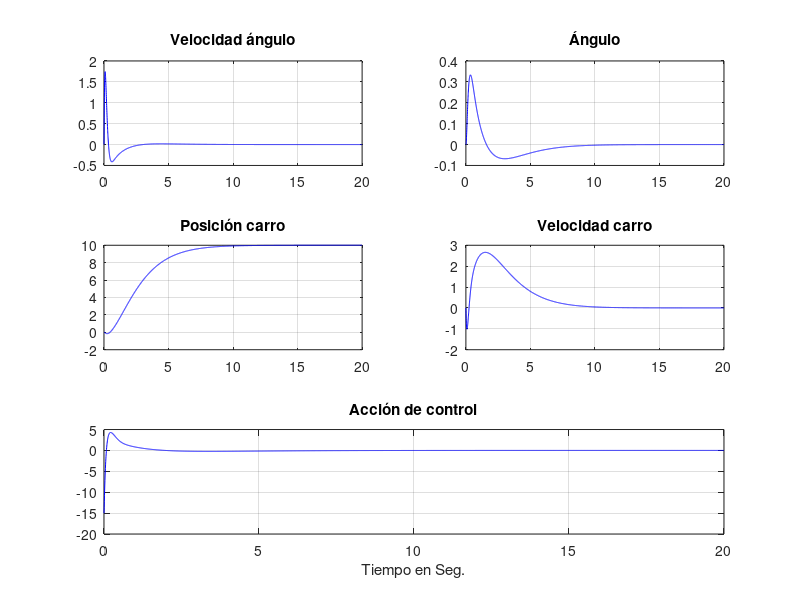
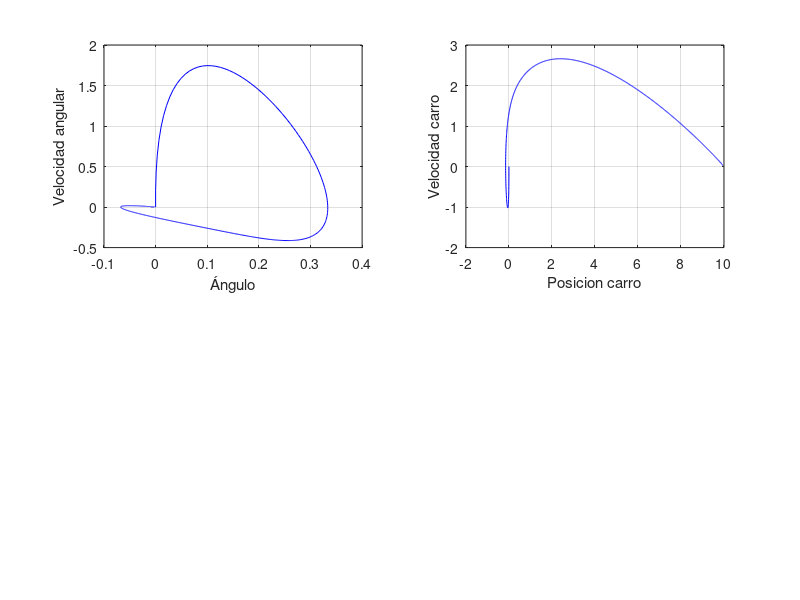

Write MATLAB code to recreate these figures, in order.
clc;clear all;
m=.1;Fricc=0.1; long=0.6; g=9.8; M=.5;
%Condiciones iniciales
 alfa(1)=.1; color='r';
 alfa(1)=.5; color='g';
 alfa(1)=.8; color='b';
ref=10;
omega(1)=0; p_p(1)=0; u(1)=0; p(1)=0; i=1;indice=0;

%Versión linealizada en el equilibrio inestable. Sontag Pp 104.
%
estado=[p(i); p_p(i); alfa(i); omega(i)]
Mat_A=[0 1 0 0;0 -Fricc/M -m*g/M 0; 0 0 0 1; 0 Fricc/(long*M) g*(m+M)/(long*M) 0]
Mat_B=[0; 1/M; 0; -1/(long*M)]
Mat_C=[1 0 0 0]; %La salida monovariable es posición
Mat_M=[Mat_B Mat_A*Mat_B Mat_A^2*Mat_B Mat_A^3*Mat_B];%Matriz Controlabilidad

%Cálculo del controlador por asignación de polos
auto_val=eig(Mat_A);
c_ai=poly(auto_val);
Mat_W=[c_ai(4) c_ai(3) c_ai(2) 1;
c_ai(3) c_ai(2) 1 0;
c_ai(2) 1 0 0;
1 0 0 0];
Mat_T=Mat_M*Mat_W;
A_controlable=inv(Mat_T)*Mat_A*Mat_T; %Verificación de que T esté bien

%Ubicación de los polos de lazo cerrado en mu_i:
mui(1)=-.7;mui(2)=-.7; mui(3)=-10 + 0.4i;mui(4)=conj(mui(3));
alfa_ia=poly(mui);
K=fliplr((alfa_ia(2:5)-c_ai(2:5)))*inv(Mat_T);
Gj=-inv(Mat_C*inv(Mat_A-Mat_B*K)*Mat_B);
eig(Mat_A-Mat_B*K) %Verifico que todos los polos estén en el semiplano izquierdo
%lamdai=-20, por lo tanto el tiempo asociado es T1=50e-3, h puede estar
% entre T1/3 y T1/30, o sea entre 17e-3 y 1.7e-3
h=5e-3;
tiempo=(20/h);p_pp=0;tita_pp=0; t=0:h:tiempo*h;
omega=0:h:tiempo*h; alfa=0:h:tiempo*h; p=0:h:tiempo*h;
p_p=0:h:tiempo*h; u=linspace(0,0,tiempo+1);

while(i<(tiempo+1))
estado=[p(i); p_p(i); alfa(i); omega(i)];
u(i)=-K*estado+Gj*ref;
p_pp=(1/(M+m))*(u(i)-m*long*tita_pp*cos(alfa(i))+m*long*omega(i)^2*sin(alfa(i))-Fricc*p_p(i));
tita_pp=(1/long)*(g*sin(alfa(i))-p_pp*cos(alfa(i)));
p_p(i+1)=p_p(i)+h*p_pp;
p(i+1)=p(i)+h*p_p(i);
omega(i+1)=omega(i)+h*tita_pp;
alfa(i+1)=alfa(i)+h*omega(i);
y_sal(i)=Mat_C*estado;
i=i+1;
end

figure(1);hold on;
subplot(3,2,1);plot(t,omega,color);grid on; title('Velocidad ángulo');hold on;
subplot(3,2,2);plot(t,alfa,color);grid on;title('Ángulo');hold on;
subplot(3,2,3); plot(t,p,color);grid on;title('Posición carro');hold on;
subplot(3,2,4);plot(t,p_p,color);grid on;title('Velocidad carro');hold on;
subplot(3,1,3);plot(t,u,color);grid on;title('Acción de control');xlabel('Tiempo en Seg.');hold on;
figure(2);hold on;
subplot(2,2,1);plot(alfa,omega,color);grid on;xlabel('Ángulo');ylabel('Velocidad angular');hold on;
subplot(2,2,2);plot(p,p_p,color);grid on;xlabel('Posicion carro');ylabel('Velocidad carro');hold on;